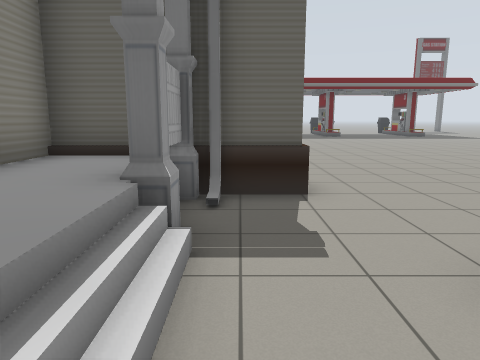
view 1 (above)

17 first-person views from a walk through a world built for the Gazebo simulator. The camera is 1.2 m above the floor, tilts 10° down and sees 70° across. The lines on the ground mark 1 m squares. The floor is counted in squares, 1 m on a side. Each view is taken from the middle of a square. On the plan, view 1 faces up. The plan holds only what a view shows up to about 14 squares ahead; the rest is blank. The place goes on beyond the plan. Simple shapes stand in for some stock models. Some surface patterns are stand-ins.

view 2
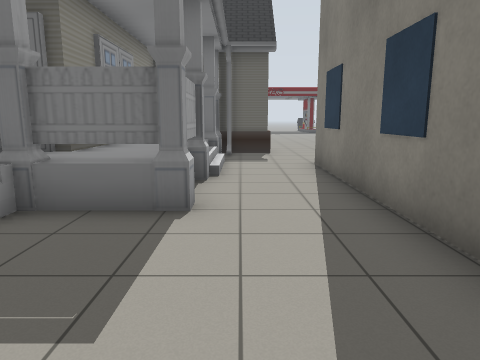

view 3
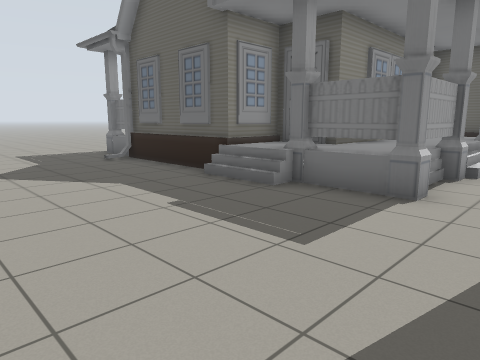

view 4
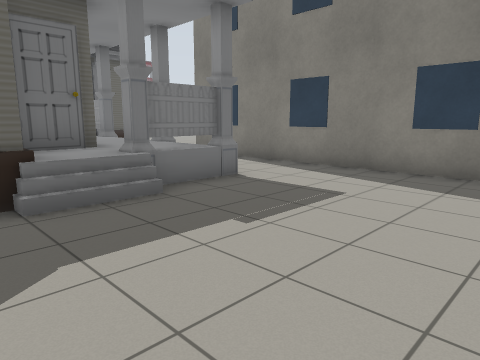

view 5
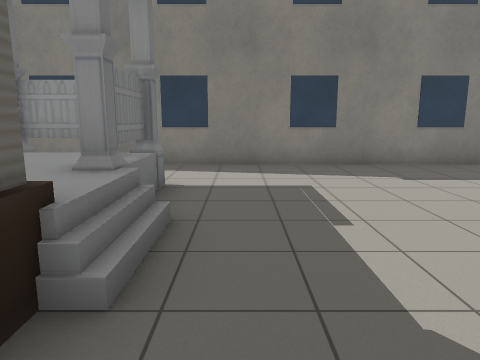

view 6
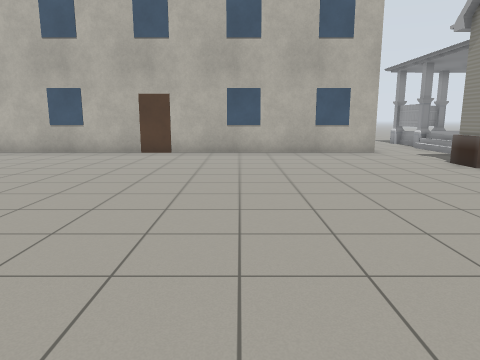

view 7
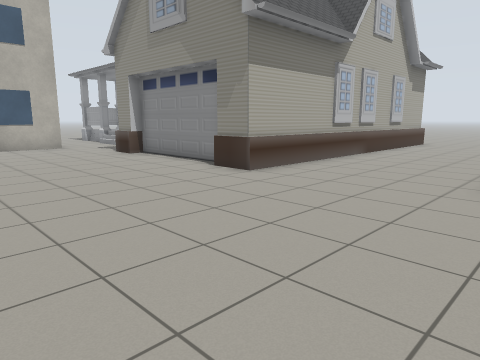

view 8
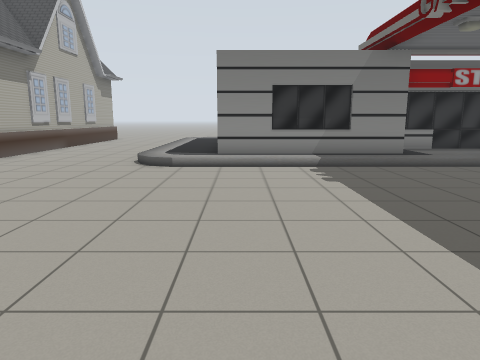

view 9
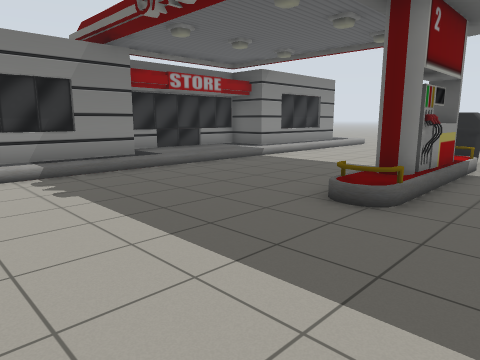

view 10
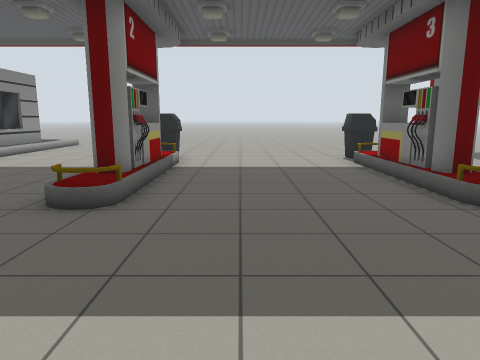

view 11
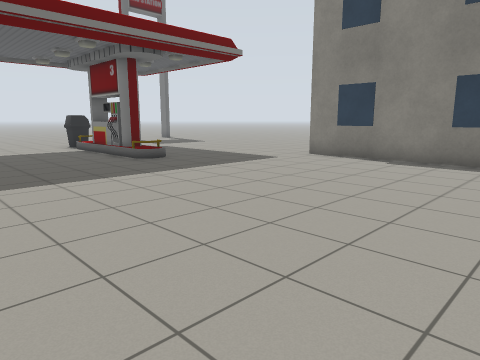

view 12
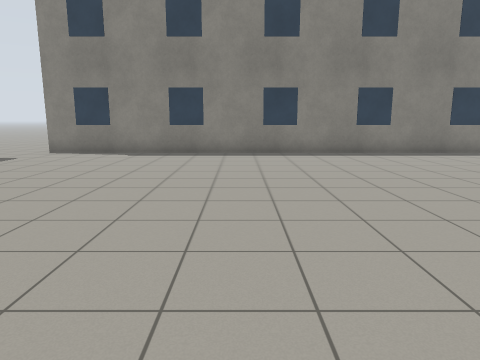

view 13
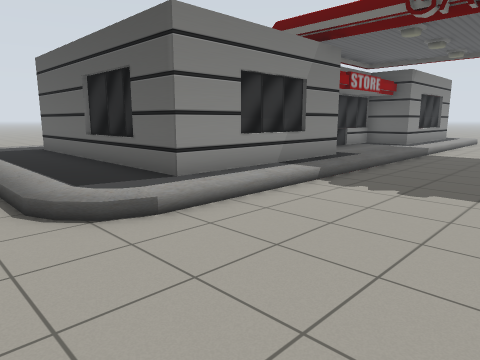

view 14
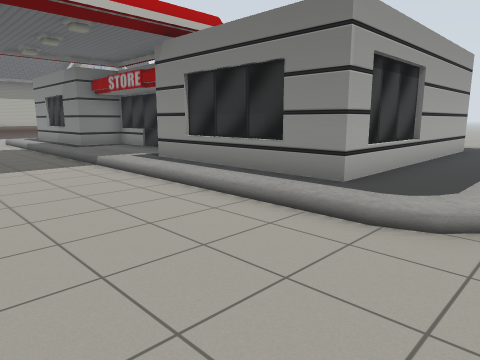

view 15
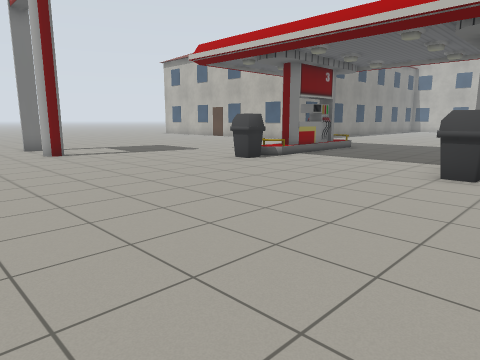

view 16
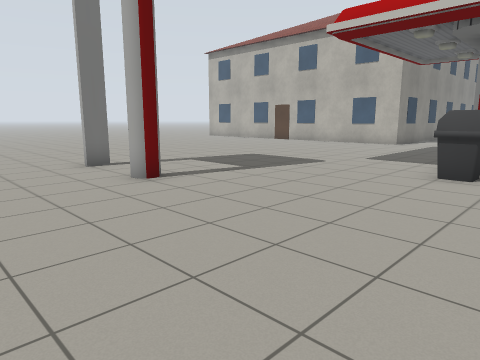

view 17
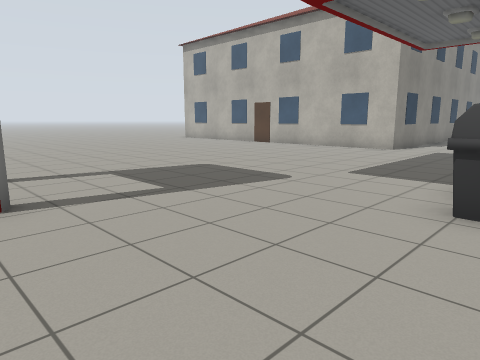

### Floor plan
Key: @ floor where view 1 was taken; . floor; H house; B building; S filling station.
Columns run from 7 left of view 1 to 26 right of it. Each row starts with its distance up from view 1.
 39             . ..  . ..
 38          .. ...............
 37     SSSSS.......................
 36 SSSSSSSSS.........................
 35 SSSSSSSSS...............S..S......
 34        SS... ....................
 33        SS... .....................
 32        SS... .....................
 31      SSSS... .S.....S.............
 30      SSSS.....S.....S............
 29      SSSS....SS....SS...........
 28      SSSS....SS....SS..........
 27      SSSS....SS....SS.........
 26      SSSS....SS....SS........
 25      SSSS....SS....SS.......
 24      SSSS..................
 23        SS..................
 22        SS................BB
 21        SS................B
 20        SS................B
 19 SSSSSSSSS................B
 18 SSSSSSSSS................B
 17    SSSSS.................B
 16  ........................B
 15 .........................B
 14 .........................B
 13 .........................B
 12 HHHHHHHHH................B
 11   HHH  HH................B
 10         .................B
  9         .................B
  8         ............  ...B
  7       HH.............  ..B
  6     HHHHH............    B
  5     HHH...............
  4     HHH................
  3     HHH................
  2     HHH..BBBBBBBBBBBBBBB
  1     HHH..B
  0     HHH@.B
 -1   HHHHH..B
 -2 HHHHHHH..B
 -3 ..HHH....B
 -4 .........B
 -5 .........B
 -6 .........B
 -7 .........B
 -8  . ......B

Where each view was taken, in squares from view 1:
view 1: 0 up, 0 right, facing up
view 2: 7 down, 0 right, facing up
view 3: 8 down, 1 right, facing up-left
view 4: 8 down, 6 left, facing up-right
view 5: 4 down, 7 left, facing right
view 6: 15 up, 7 right, facing down
view 7: 18 up, 7 right, facing down-left
view 8: 20 up, 10 right, facing left
view 9: 20 up, 9 right, facing up-left
view 10: 20 up, 9 right, facing up
view 11: 15 up, 7 right, facing up-right
view 12: 15 up, 5 right, facing right
view 13: 16 up, 5 right, facing up-left
view 14: 38 up, 5 right, facing down-left
view 15: 39 up, 5 right, facing down-right
view 16: 39 up, 11 right, facing down-right
view 17: 36 up, 12 right, facing down-right
